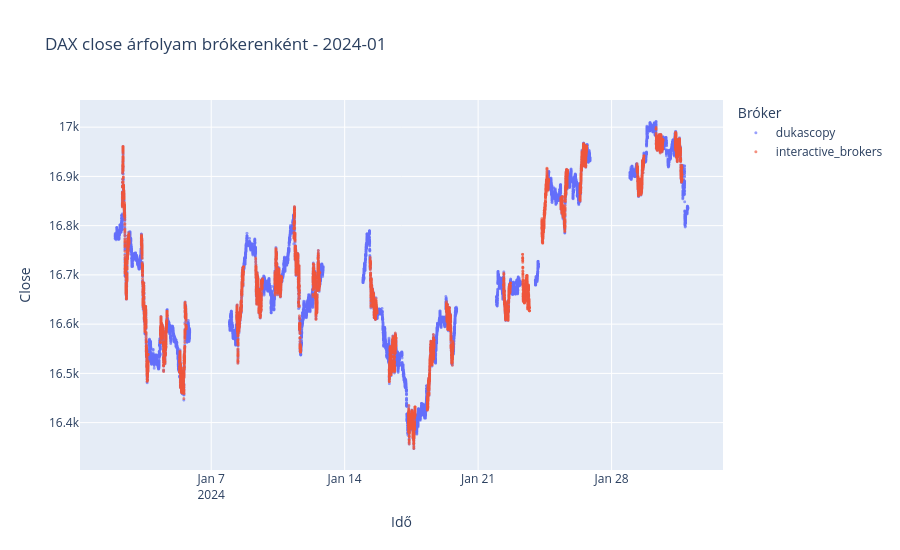

The code cell stored with this chart in its notebook:
### Code cell
import plotly.express as px


ticker_df = load_close_series(
    broker="dukascopy",
    ticker="DAX",
    start_month="2024-01",
    end_month="2024-01",
)

ib_df = load_close_series(
    broker="interactive_brokers",
    ticker="DAX",
    start_month="2024-01",
    end_month="2024-01",
)

plot_df = pd.concat(
    [ticker_df, ib_df],
    ignore_index=True,
)

fig = px.scatter(
    plot_df,
    x="timestamp",
    y="close",
    color="broker",
    title="DAX close árfolyam brókerenként - 2024-01",
    labels={
        "timestamp": "Idő",
        "close": "Close",
        "broker": "Bróker",
    },
)

fig.update_traces(
    marker={
        "size": 3,
        "opacity": 0.65,
    }
)

fig.update_layout(
    height=550,
    hovermode="x unified",
)

fig.show()

### Figure 1 — Plotly figure (JSON) as saved in the notebook; plotly's stock layout.template omitted (floating-point values rounded to 4 significant figures; data arrays with more than 128 entries replaced by an {"elided": "..."} marker saying what was removed)
{"data": [{"hovertemplate": "Bróker=dukascopy<br>Idő=%{x}<br>Close=%{y}<extra></extra>", "legendgroup": "dukascopy", "marker": {"color": "#636efa", "opacity": 0.65, "size": 3, "symbol": "circle"}, "mode": "markers", "name": "dukascopy", "showlegend": true, "type": "scattergl", "x": {"elided": "26779 str values"}, "xaxis": "x", "y": {"elided": "26779 float values"}, "yaxis": "y"}, {"hovertemplate": "Bróker=interactive_brokers<br>Idő=%{x}<br>Close=%{y}<extra></extra>", "legendgroup": "interactive_brokers", "marker": {"color": "#EF553B", "opacity": 0.65, "size": 3, "symbol": "circle"}, "mode": "markers", "name": "interactive_brokers", "showlegend": true, "type": "scattergl", "x": {"elided": "11398 str values"}, "xaxis": "x", "y": {"elided": "11398 float values"}, "yaxis": "y"}], "layout": {"height": 550, "hovermode": "x unified", "legend": {"title": {"text": "Bróker"}, "tracegroupgap": 0}, "title": {"text": "DAX close árfolyam brókerenként - 2024-01"}, "xaxis": {"anchor": "y", "domain": [0, 1], "title": {"text": "Idő"}}, "yaxis": {"anchor": "x", "domain": [0, 1], "title": {"text": "Close"}}}}
